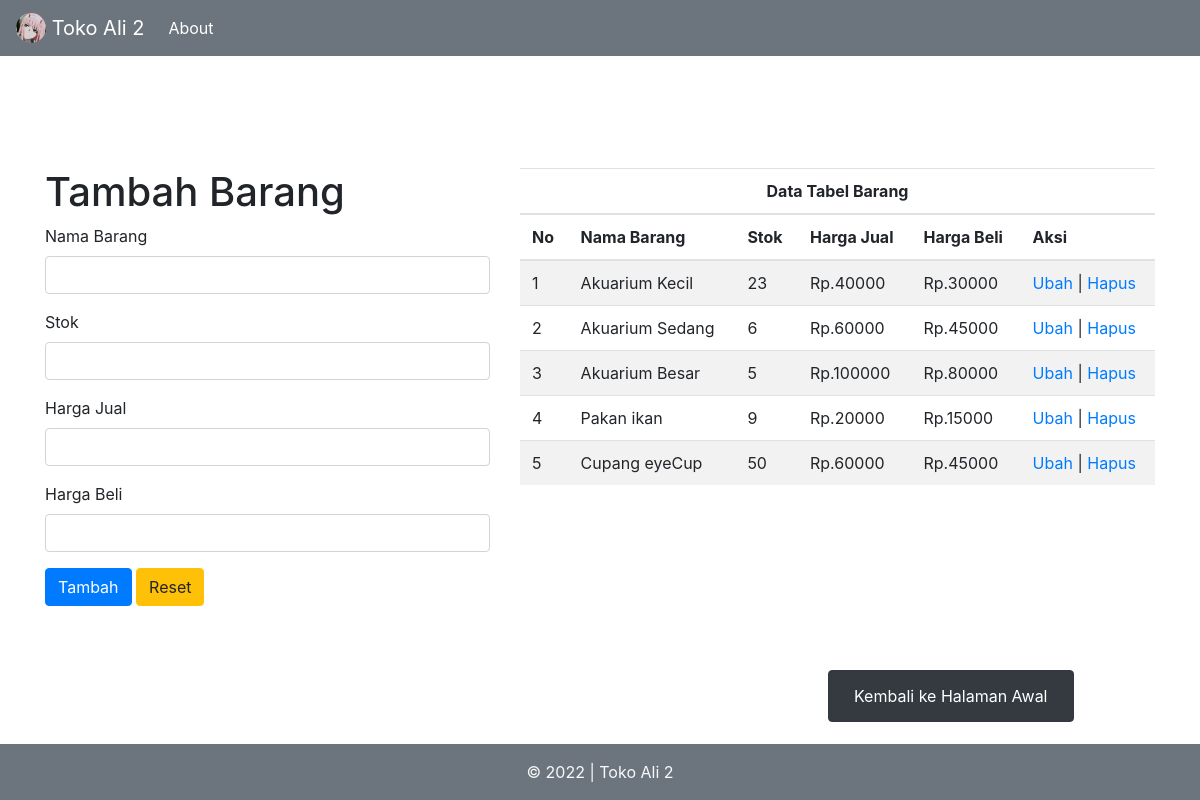
The page /php/barang.php on the database its author committed.
### tables this page shows
CREATE TABLE `barang` (
  `kd_brg` int(11) NOT NULL,
  `nm_brg` varchar(20) NOT NULL,
  `stok` int(11) NOT NULL,
  `harga_jual` bigint(15) NOT NULL,
  `harga_beli` int(11) NOT NULL
);

### php/barang.php (the view, shortened to what this page needs)
<?php
function query($query)
{
  $conn = mysqli_connect('localhost', 'root', '', 'kelompok3web');
  $result = mysqli_query($conn, $query) or die(mysqli_error($conn));
  $rows = [];
  while ($row = mysqli_fetch_assoc($result)) {
    $rows[] = $row;
  }
  return $rows;
}
$barang = query("SELECT * FROM barang");
?>
  <?php endif;
$aksi = 'Tambah';
$nama = null;
$stok = null;
$harga_jual = null;
$harga_beli = null;
$a = null;
  ?>
<!doctype html>
<html lang="en">
<head>
  <link rel="stylesheet" href="..\css\bootstrap.css">
</head>
<body>
  <header>
    <nav class="navbar navbar-expand-md navbar-dark fixed-top bg-secondary">
      <a class="navbar-brand" href="index.php">
        <img src="..\img\zero-two.jpg" alt="judul" width="30" height="30" class="d-inline-block align-top rounded-circle">
        Toko Ali 2
      </a>
      <div class="collapse navbar-collapse" id="navbarCollapse">
        <ul class="navbar-nav mr-auto">
          <li class="nav-item active">
            <a class="nav-link" href="about.php">About</a>
          </li>
        </ul>
      </div>
    </nav>
  </header>
  <main>
    <div class="container my-5 ">
      <div class="row">
        <div class="col-md-5 my-5 ">
          <form action="" method="POST">
            <h1><?= $aksi; ?> Barang </h1>
            <div class="form-group">
              <label for="nama">Nama Barang</label>
              <input type="text" class="form-control" id="nama" name="nama" <?= $a; ?> value="<?= $nama; ?>">
            </div>
            <div class="form-group">
              <label for="stok">Stok</label>
              <input type="number" class="form-control" id="stok" name="stok" value="<?= $stok; ?>">
            </div>
            <div class="form-group">
              <label for="harga">Harga Jual</label>
              <input type="number" class="form-control" id="harga_jual" name="harga_jual" value="<?= $harga_jual; ?>">
            </div>
            <div class="form-group">
              <label for="harga">Harga Beli</label>
              <input type="number" class="form-control" id="harga_beli" name="harga_beli" value="<?= $harga_beli; ?>">
            </div>
            <button type="submit" class="btn btn-primary" name="<?= $aksi; ?>" id="<?= $aksi; ?>"><?= $aksi; ?></button>
            <button type="reset" class="btn btn-warning">Reset</button>
          </form>
        </div>
        <div class="col-md-7 my-5">
          <table class="table table-striped">
            <thead>
              <tr>
                <th colspan="6" class="text-center">Data Tabel Barang</th>
              </tr>
              <tr>
                <th>No</th>
                <th>Nama Barang</th>
                <th>Stok</th>
                <th>Harga Jual</th>
                <th>Harga Beli</th>
                <th>Aksi</th>
              </tr>
            </thead>
            <tbody>
              <?php
              $no = 1;
              foreach ($barang as $b) : ?>
                <tr>
                  <td><?= $no++; ?></td>
                  <td><?= $b['nm_brg']; ?></td>
                  <td><?= $b['stok']; ?></td>
                  <td>Rp.<?= $b['harga_jual']; ?></td>
                  <td>Rp.<?= $b['harga_beli']; ?></td>
                  <td>
                    <a href="?Ubah=<?= $b['kd_brg']; ?>">Ubah</a> |
                    <a href="?hapus=<?= $b['kd_brg']; ?>" onclick="confirm('apakah anda yakin?')">Hapus</a>
                  </td>
                </tr>
              <?php endforeach; ?>
            </tbody>
          </table>
        </div>
        <button type="button" class="btn btn-dark " style="margin-left: 70%;">
          <a class="btn btn-dark" href="index.php" role="button">Kembali ke Halaman Awal</a>
        </button>
      </div>
    </div>
  </main>
  <footer class="footer fixed-bottom  mt-auto py-3 bg-secondary ">
    <div class="container text-center">
      <span class="text-light">&copy; 2022 | Toko Ali 2</span>
    </div>
  </footer>
</body>
</html>

### rows shown on the page
barang: nm_brg "Akuarium Kecil", stok "23", harga_jual "40000", harga_beli "30000"
barang: nm_brg "Akuarium Sedang", stok "6", harga_jual "60000", harga_beli "45000"
barang: nm_brg "Akuarium Besar", stok "5", harga_jual "100000", harga_beli "80000"
barang: nm_brg "Pakan ikan", stok "9", harga_jual "20000", harga_beli "15000"
barang: nm_brg "Cupang eyeCup", stok "50", harga_jual "60000", harga_beli "45000"

### other values the page prints
$aksi "Tambah"
